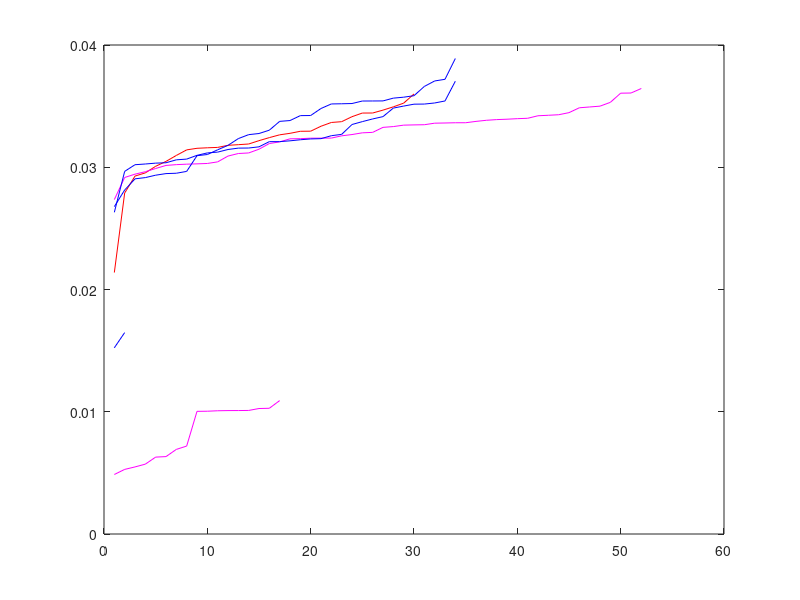

This chart was generated by the following MATLAB code:
% 

% EQUALIZING SAD


% distinct correct:
valuesA = [0.02138918378074663,0.027891840120358054,0.029278605083318872,0.02954047170059242,0.030078657549333296,0.030478828637058645,0.030966330710327106,0.031421711513204144,0.03155056229341933,0.031592214890380624,0.03162361827985427,0.03179488006942367,0.03184710893838263,0.03190198533549282,0.03217606818250367,0.03242466316549535,0.03265281273584813,0.03277542249603521,0.03294253962365915,0.032950807235551084,0.033355233066031865,0.033663177440308265,0.03372820534158675,0.034136281178887874,0.03443403112059941,0.03443702663955737,0.034673938636314884,0.03494116915884893,0.03524514966731,0.03599228579942502];
% distinct incorrect:
valuesB = [0.02678188350581548,0.02813891932468319,0.029052250566441996,0.029153909266399464,0.029350848586282854,0.029480842713512,0.02951039117066435,0.02966099984923718,0.030945505111926112,0.03104147813811984,0.03142912759804258,0.0317918651509302,0.0323448626253618,0.032667315525059755,0.0327600147552971,0.03303288902356696,0.03375360186213398,0.03382022836363367,0.034222824438848505,0.034232302173334166,0.03480638013585985,0.03517841632744011,0.03519279720743408,0.03521267242484765,0.03541742710605326,0.03542116034877645,0.035426527738570954,0.03565394744741648,0.03573122363389525,0.0358537163776496,0.03661000423990442,0.03705856646830359,0.03719360211591693,0.038895962373752486];

% indistinct correct:
valuesC = [0.004867710001045141,0.005284406409379508,0.005487190014089296,0.005714000993063525,0.0062898985379861855,0.006331676923443085,0.00692064922844276,0.007193156778357968,0.01003368589673559,0.010043329138278911,0.010080832075995395,0.010095476795540691,0.010098602397472688,0.0101072817918434,0.010264495931409249,0.01028432787803939,0.010912897331321487];
% indistinct wrong:
valuesD = [0.015233248224409437,0.016475868944213982];

% noise correct:
valuesE = [0.027356268090327384,0.02916376991377092,0.029435014610581844,0.029634546527946476,0.029898854204948068,0.030149104538519378,0.03021385273629689,0.030252286211536143,0.030278436267902088,0.0303093699442625,0.030440251738918418,0.030915154919295768,0.031123984079543435,0.031170435941025504,0.03147661978089605,0.03194020969830939,0.03207448315300559,0.032325634603267664,0.032339019782500755,0.0323780014712693,0.03238168931770607,0.032385588139068826,0.03257039603635585,0.032675571336294014,0.03281625521202738,0.03285318162498173,0.03326310582140805,0.03332742079936231,0.03344455548613821,0.033464583575144126,0.03347903932968729,0.03360529704341857,0.03362067166530905,0.03364025800307488,0.03364131838141802,0.03375123828491421,0.03384173603830266,0.03389751057281373,0.03393035666109133,0.03397375380728594,0.034006068612714324,0.034212091096749386,0.03425148206031576,0.034296063983187984,0.03446680540451879,0.03486504548624662,0.03493128590273853,0.034998399909994544,0.0353086506129805,0.0360594661113993,0.03607258244043976,0.036442689149802705];
% noise wrong:
valuesF = [0.026314206054998967,0.02966327563219435,0.030207508991115965,0.030266451375280334,0.0303370829439225,0.03036773155718064,0.030607528292919097,0.03066688701293584,0.030974676627882117,0.0311728976313548,0.031238082795252347,0.031452545650980324,0.03156503064898003,0.0315727725656509,0.03167111500331821,0.03209544553184384,0.03209592372619548,0.0321617039049599,0.03224909883527938,0.03231606293672467,0.0323392345896429,0.03258056612458325,0.03268966234839295,0.03349643921639235,0.03373302358374593,0.033951775250154366,0.03414187923628096,0.03484036790941499,0.03500447441408801,0.035159945161421804,0.03516911500641121,0.03525803062699576,0.035421536935156143,0.037039495720670244];

hold off;
plot( valuesA, 'r-' );
hold on;
plot( valuesC, 'm-' );
plot( valuesE, 'm-' );

plot( valuesB, 'b-' );
plot( valuesD, 'b-' );
plot( valuesF, 'b-' );

%plot( valuesX, 'k-' );



hold off;





